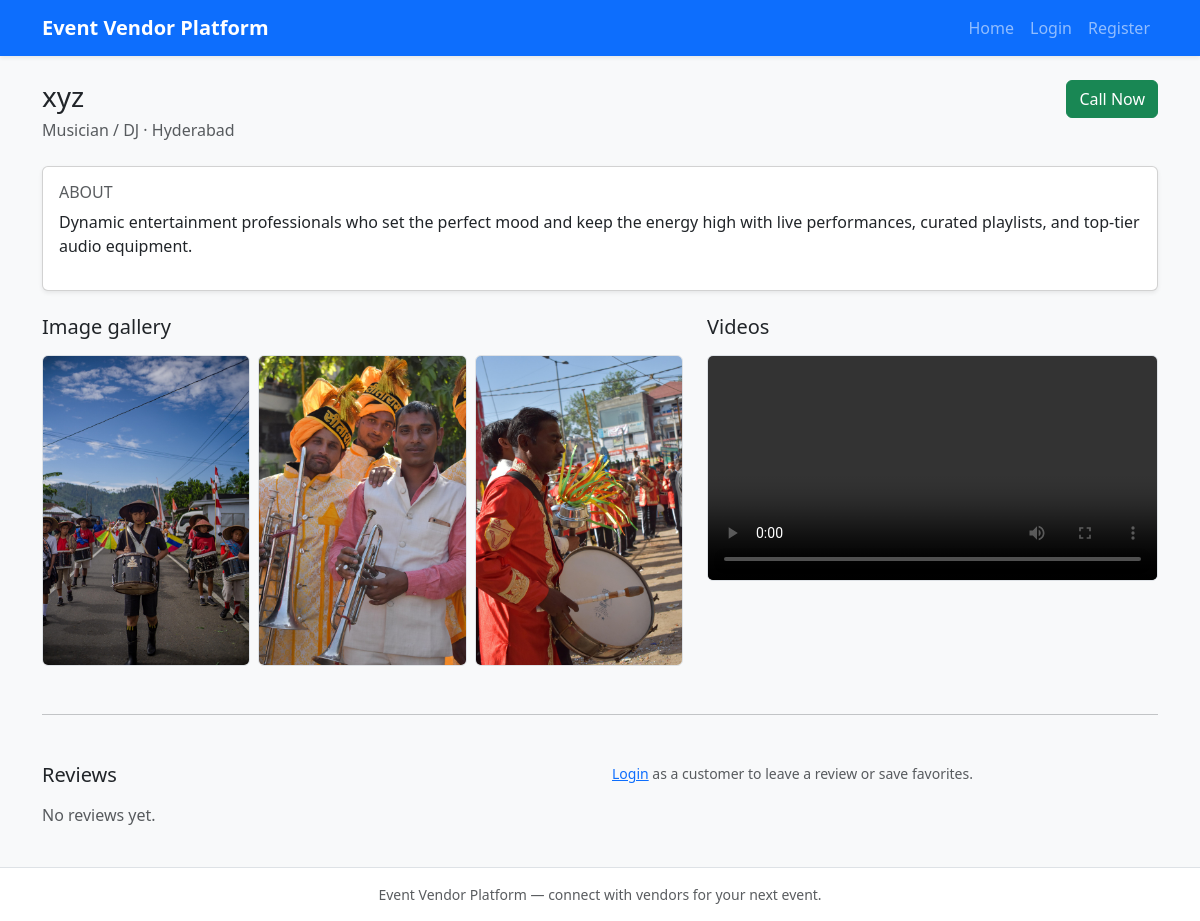
The page /vendor/10/ on the database its author committed.
### vendors/models.py (models this page shows, shortened)
class VendorProfile(models.Model):
    user = models.OneToOneField(
        settings.AUTH_USER_MODEL,
        on_delete=models.CASCADE,
        related_name="vendor_profile",
    )
    phone = models.CharField(max_length=20, blank=True, default="")
    category = models.CharField(max_length=100, blank=True, default="")
    location = models.CharField(max_length=200, blank=True, default="")
    description = models.TextField(blank=True, default="")
    class Meta:
        ordering = ["user__username"]
    @property
    def display_name(self):
        return self.user.get_full_name() or self.user.username
    def category_label(self):
        return CATEGORY_LABELS.get(self.category, self.category or "—")
    def average_rating(self):
        agg = self.reviews.aggregate(avg=Avg("rating"))
        return agg["avg"]
    def review_count(self):
        return self.reviews.count()

class Media(models.Model):
    TYPE_IMAGE = "image"
    TYPE_VIDEO = "video"
    MEDIA_TYPE_CHOICES = [
        (TYPE_IMAGE, "Image"),
        (TYPE_VIDEO, "Video"),
    ]
    vendor = models.ForeignKey(
        VendorProfile,
        on_delete=models.CASCADE,
        related_name="media_files",
    )
    file = models.FileField(upload_to="vendor_media/%Y/%m/")
    media_type = models.CharField(max_length=10, choices=MEDIA_TYPE_CHOICES)
    class Meta:
        ordering = ["id"]
        verbose_name_plural = "Media"

### accounts/models.py (models this page shows, shortened)
class User(AbstractUser):
    ROLE_VENDOR = "vendor"
    ROLE_CUSTOMER = "customer"
    ROLE_CHOICES = [
        (ROLE_VENDOR, "Vendor"),
        (ROLE_CUSTOMER, "Customer"),
    ]
    role = models.CharField(
        max_length=20,
        choices=ROLE_CHOICES,
        default=ROLE_CUSTOMER,
        db_index=True,
    )
    class Meta:
        verbose_name = "User"
        verbose_name_plural = "Users"

### vendors/views.py (the view, shortened to what this page needs)
# urls.py: path("vendor/<int:pk>/", views.vendor_profile, name="vendor_profile"),
def vendor_profile(request, pk):
    vendor = get_object_or_404(
        VendorProfile.objects.select_related("user"),
        pk=pk,
    )
    images = vendor.media_files.filter(media_type=Media.TYPE_IMAGE)
    videos = vendor.media_files.filter(media_type=Media.TYPE_VIDEO)
    reviews = vendor.reviews.select_related("customer").order_by("-created_at")
    avg = vendor.average_rating()
    count = vendor.review_count()
    is_favorite = False
    if request.user.is_authenticated and request.user.is_customer:
        is_favorite = Favorite.objects.filter(customer=request.user, vendor=vendor).exists()
    review_form = None
    can_review = False
    if request.user.is_authenticated and request.user.is_customer:
        can_review = not Review.objects.filter(vendor=vendor, customer=request.user).exists()
    return render(
        request,
        "vendors/vendor_profile.html",
        {
            "vendor": vendor,
            "images": images,
            "videos": videos,
            "reviews": reviews,
            "avg_rating": avg,
            "review_count": count,
            "is_favorite": is_favorite,
            "review_form": review_form,
            "can_review": can_review,
        },
    )

### templates/vendors/vendor_profile.html (shortened to what this page needs)
{% extends "base.html" %}
{% block content %}
<div class="d-flex flex-wrap justify-content-between align-items-start gap-3 mb-4">
  <div>
    <h1 class="h3 mb-1">{{ vendor.display_name }}</h1>
    <p class="text-muted mb-0">
      {{ vendor.category_label }}
      {% if vendor.location %} · {{ vendor.location }}{% endif %}
    </p>
  </div>
  <div class="d-flex flex-wrap gap-2">
    {% if vendor.phone %}
      <a class="btn btn-success" href="tel:{{ vendor.phone }}">Call Now</a>
    {% else %}
      <span class="btn btn-secondary disabled">Phone not set</span>
    {% endif %}
  </div>
</div>
{% if vendor.description %}
  <div class="card shadow-sm mb-4">
    <div class="card-body">
      <h2 class="h6 text-uppercase text-muted">About</h2>
      <p class="mb-0">{{ vendor.description|linebreaks }}</p>
    </div>
  </div>
{% endif %}
<div class="row g-4">
  <div class="col-lg-7">
    <h2 class="h5 mb-3">Image gallery</h2>
    {% if images %}
      <div class="row g-2">
        {% for img in images %}
          <div class="col-6 col-md-4">
            <a href="{{ img.file.url }}" target="_blank" rel="noopener">
              <img src="{{ img.file.url }}" class="img-fluid rounded border" alt="Gallery image">
            </a>
          </div>
        {% endfor %}
      </div>
    {% else %}
      <p class="text-muted">No images uploaded yet.</p>
    {% endif %}
  </div>
  <div class="col-lg-5">
    <h2 class="h5 mb-3">Videos</h2>
    {% if videos %}
      {% for vid in videos %}
        <div class="mb-3">
          <video class="w-100 rounded border" controls preload="metadata" style="max-height: 280px;">
            <source src="{{ vid.file.url }}">
          </video>
        </div>
      {% endfor %}
    {% else %}
      <p class="text-muted">No videos uploaded yet.</p>
    {% endif %}
  </div>
</div>
<hr class="my-5">
<div class="row g-4">
  <div class="col-lg-6">
    <h2 class="h5 mb-3">Reviews</h2>
    {% if reviews %}
      <ul class="list-group list-group-flush">
        {% for r in reviews %}
          <li class="list-group-item px-0">
            <div class="d-flex justify-content-between">
              <strong>{{ r.customer.username }}</strong>
              <span class="badge text-bg-warning">{{ r.rating }} ★</span>
            </div>
            {% if r.text %}<p class="small mb-0 mt-1">{{ r.text }}</p>{% endif %}
            <div class="small text-muted">{{ r.created_at|date:"M j, Y" }}</div>
          </li>
        {% endfor %}
      </ul>
    {% else %}
      <p class="text-muted">No reviews yet.</p>
    {% endif %}
  </div>
  <div class="col-lg-6">
    {% if user.is_authenticated and user.is_customer and can_review and review_form %}
      <h2 class="h5 mb-3">Write a review</h2>
      <form method="post" class="card card-body shadow-sm">
        {% csrf_token %}
        <input type="hidden" name="submit_review" value="1">
        <div class="mb-2">
          <label class="form-label" for="id_rating">Rating (1–5)</label>
          {{ review_form.rating }}
          {% if review_form.rating.errors %}<div class="text-danger small">{{ review_form.rating.errors }}</div>{% endif %}
        </div>
        <div class="mb-2">
          <label class="form-label" for="id_text">Comment (optional)</label>
          {{ review_form.text }}
        </div>
        <button type="submit" class="btn btn-primary">Submit review</button>
      </form>
    {% elif user.is_authenticated and user.is_customer and not can_review %}
      <p class="text-muted small">You have already reviewed this vendor.</p>
    {% elif not user.is_authenticated %}
      <p class="text-muted small"><a href="{% url 'login' %}">Login</a> as a customer to leave a review or save favorites.</p>
    {% endif %}
  </div>
</div>
{% endblock %}

### rows shown on the page
VendorProfile: display_name "xyz", category_label "Musician / DJ", location "Hyderabad", description "Dynamic entertainment professionals who set the perfect mood and keep the energy high with live performances, curated playlists, and top-tier audio equipment."
Media: file (picture)
Media: file (picture)
Media: file (picture)
